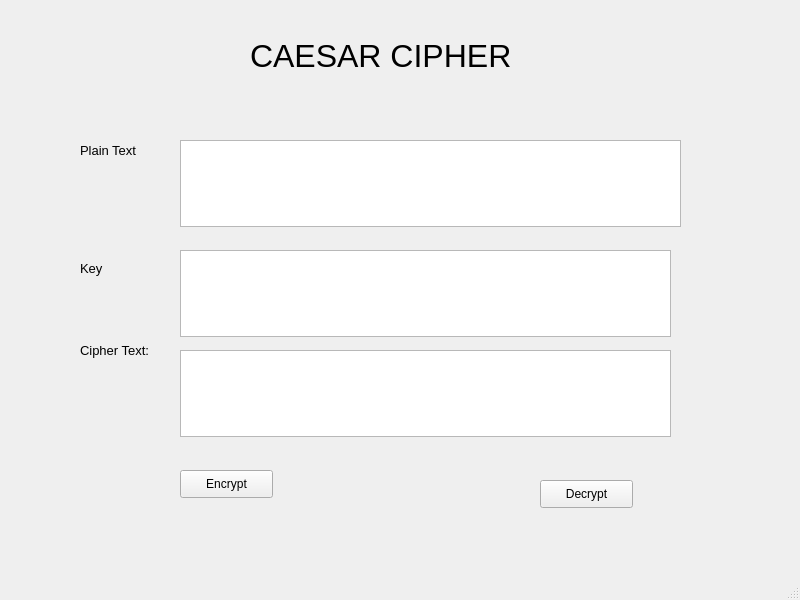
<?xml version="1.0" encoding="UTF-8"?>
<ui version="4.0">
 <class>MainWindow</class>
 <widget class="QMainWindow" name="MainWindow">
  <property name="geometry">
   <rect>
    <x>0</x>
    <y>0</y>
    <width>800</width>
    <height>600</height>
   </rect>
  </property>
  <property name="windowTitle">
   <string>MainWindow</string>
  </property>
  <widget class="QWidget" name="centralwidget">
   <widget class="QLabel" name="label">
    <property name="geometry">
     <rect>
      <x>250</x>
      <y>20</y>
      <width>311</width>
      <height>71</height>
     </rect>
    </property>
    <property name="font">
     <font>
      <pointsize>24</pointsize>
     </font>
    </property>
    <property name="text">
     <string>CAESAR CIPHER</string>
    </property>
   </widget>
   <widget class="QLabel" name="label_2">
    <property name="geometry">
     <rect>
      <x>80</x>
      <y>130</y>
      <width>81</width>
      <height>41</height>
     </rect>
    </property>
    <property name="font">
     <font>
      <pointsize>10</pointsize>
     </font>
    </property>
    <property name="text">
     <string>Plain Text</string>
    </property>
   </widget>
   <widget class="QLabel" name="label_3">
    <property name="geometry">
     <rect>
      <x>80</x>
      <y>260</y>
      <width>55</width>
      <height>16</height>
     </rect>
    </property>
    <property name="font">
     <font>
      <pointsize>10</pointsize>
     </font>
    </property>
    <property name="text">
     <string>Key</string>
    </property>
   </widget>
   <widget class="QLabel" name="label_4">
    <property name="geometry">
     <rect>
      <x>80</x>
      <y>340</y>
      <width>91</width>
      <height>21</height>
     </rect>
    </property>
    <property name="font">
     <font>
      <pointsize>10</pointsize>
     </font>
    </property>
    <property name="text">
     <string>Cipher Text:</string>
    </property>
   </widget>
   <widget class="QTextEdit" name="txt_plain_text">
    <property name="geometry">
     <rect>
      <x>180</x>
      <y>140</y>
      <width>501</width>
      <height>87</height>
     </rect>
    </property>
   </widget>
   <widget class="QTextEdit" name="txt_Key">
    <property name="geometry">
     <rect>
      <x>180</x>
      <y>250</y>
      <width>491</width>
      <height>87</height>
     </rect>
    </property>
   </widget>
   <widget class="QTextEdit" name="txt_cipher_text">
    <property name="geometry">
     <rect>
      <x>180</x>
      <y>350</y>
      <width>491</width>
      <height>87</height>
     </rect>
    </property>
   </widget>
   <widget class="QPushButton" name="btn_encry">
    <property name="geometry">
     <rect>
      <x>180</x>
      <y>470</y>
      <width>93</width>
      <height>28</height>
     </rect>
    </property>
    <property name="text">
     <string>Encrypt</string>
    </property>
   </widget>
   <widget class="QPushButton" name="btn_decry">
    <property name="geometry">
     <rect>
      <x>540</x>
      <y>480</y>
      <width>93</width>
      <height>28</height>
     </rect>
    </property>
    <property name="text">
     <string>Decrypt</string>
    </property>
   </widget>
  </widget>
  <widget class="QMenuBar" name="menubar">
   <property name="geometry">
    <rect>
     <x>0</x>
     <y>0</y>
     <width>800</width>
     <height>26</height>
    </rect>
   </property>
  </widget>
  <widget class="QStatusBar" name="statusbar"/>
 </widget>
 <resources/>
 <connections/>
</ui>
